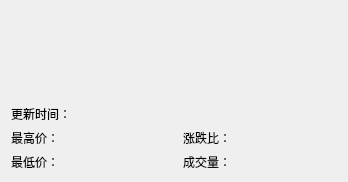
<?xml version="1.0" encoding="UTF-8"?>
<ui version="4.0">
 <class>PanelBoard</class>
 <widget class="QWidget" name="PanelBoard">
  <property name="geometry">
   <rect>
    <x>0</x>
    <y>0</y>
    <width>348</width>
    <height>182</height>
   </rect>
  </property>
  <property name="windowTitle">
   <string>PanelBoard</string>
  </property>
  <layout class="QVBoxLayout" name="vlMain">
   <item>
    <widget class="QLabel" name="lblPriceNew">
     <property name="sizePolicy">
      <sizepolicy hsizetype="Preferred" vsizetype="Expanding">
       <horstretch>0</horstretch>
       <verstretch>0</verstretch>
      </sizepolicy>
     </property>
     <property name="text">
      <string/>
     </property>
    </widget>
   </item>
   <item>
    <layout class="QGridLayout" name="glPanel">
     <item row="1" column="0">
      <widget class="QLabel" name="lblPriceHighL">
       <property name="text">
        <string>最高价：</string>
       </property>
      </widget>
     </item>
     <item row="1" column="1">
      <widget class="QLabel" name="lblPriceHigh">
       <property name="sizePolicy">
        <sizepolicy hsizetype="Expanding" vsizetype="Preferred">
         <horstretch>0</horstretch>
         <verstretch>0</verstretch>
        </sizepolicy>
       </property>
       <property name="text">
        <string/>
       </property>
      </widget>
     </item>
     <item row="1" column="2">
      <widget class="QLabel" name="lblUpdownRatioL">
       <property name="text">
        <string>涨跌比：</string>
       </property>
      </widget>
     </item>
     <item row="1" column="3">
      <widget class="QLabel" name="lblUpdownRatio">
       <property name="sizePolicy">
        <sizepolicy hsizetype="Expanding" vsizetype="Preferred">
         <horstretch>0</horstretch>
         <verstretch>0</verstretch>
        </sizepolicy>
       </property>
       <property name="text">
        <string/>
       </property>
      </widget>
     </item>
     <item row="2" column="0">
      <widget class="QLabel" name="lblPriceLowL">
       <property name="text">
        <string>最低价：</string>
       </property>
      </widget>
     </item>
     <item row="2" column="1">
      <widget class="QLabel" name="lblPriceLow">
       <property name="sizePolicy">
        <sizepolicy hsizetype="Expanding" vsizetype="Preferred">
         <horstretch>0</horstretch>
         <verstretch>0</verstretch>
        </sizepolicy>
       </property>
       <property name="text">
        <string/>
       </property>
      </widget>
     </item>
     <item row="2" column="2">
      <widget class="QLabel" name="lblAmountL">
       <property name="text">
        <string>成交量：</string>
       </property>
      </widget>
     </item>
     <item row="2" column="3">
      <widget class="QLabel" name="lblAmount">
       <property name="sizePolicy">
        <sizepolicy hsizetype="Expanding" vsizetype="Preferred">
         <horstretch>0</horstretch>
         <verstretch>0</verstretch>
        </sizepolicy>
       </property>
       <property name="text">
        <string/>
       </property>
      </widget>
     </item>
     <item row="0" column="0">
      <widget class="QLabel" name="lblUpdateTimeL">
       <property name="text">
        <string>更新时间：</string>
       </property>
      </widget>
     </item>
     <item row="0" column="1" colspan="3">
      <widget class="QLabel" name="lblUpdateTime">
       <property name="sizePolicy">
        <sizepolicy hsizetype="Expanding" vsizetype="Preferred">
         <horstretch>0</horstretch>
         <verstretch>0</verstretch>
        </sizepolicy>
       </property>
       <property name="text">
        <string/>
       </property>
      </widget>
     </item>
    </layout>
   </item>
  </layout>
 </widget>
 <resources/>
 <connections/>
</ui>
